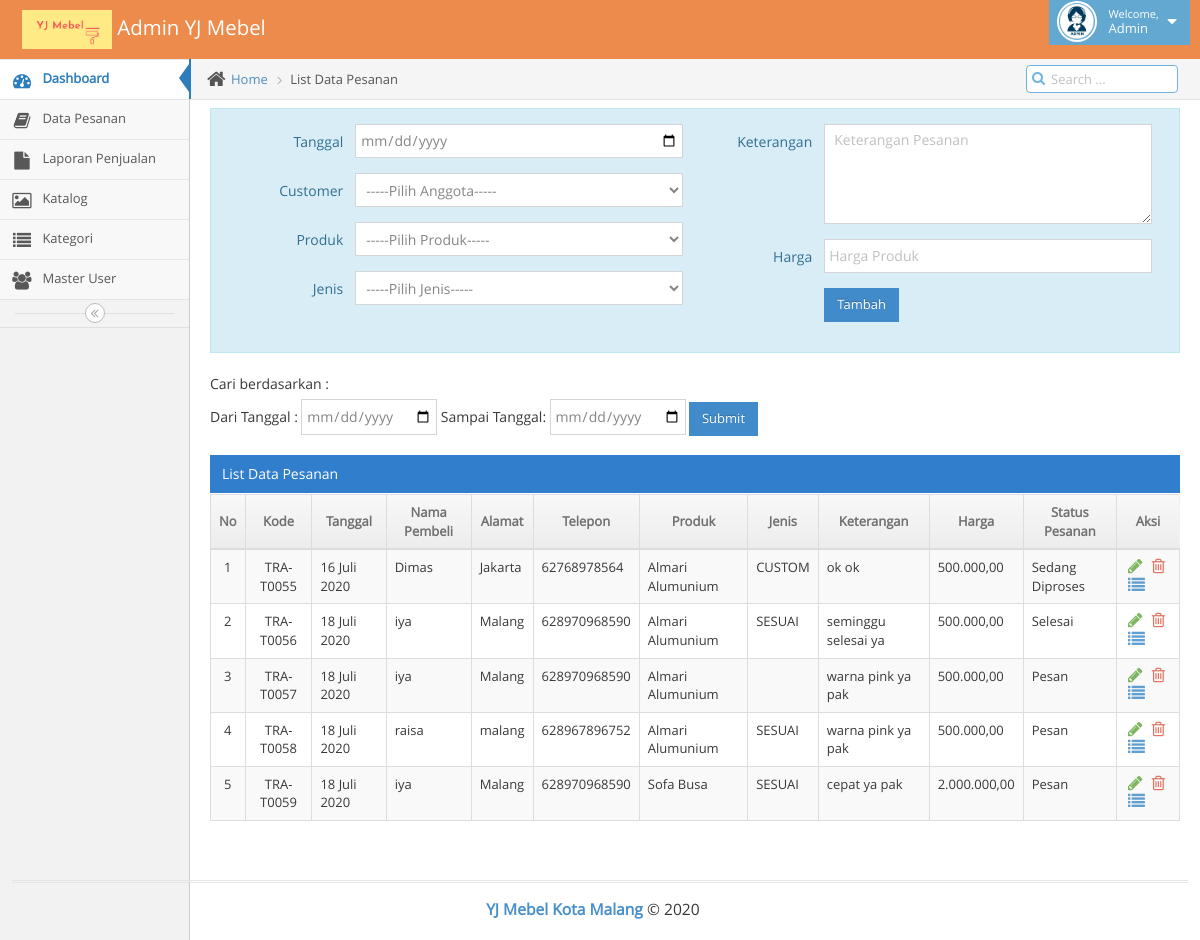
The page /admin_mebel/h_admin/index.php?data_pesanan (signed in) on the database its author committed.
### tables this page shows
CREATE TABLE `transaksi_penjualan` (
  `id_penjualan` int(11) NOT NULL,
  `id_cust` int(11) NOT NULL,
  `id_barang` int(11) NOT NULL,
  `keterangan` text NOT NULL,
  `jenis` enum('SESUAI','CUSTOM') NOT NULL,
  `tgl_jual` date NOT NULL,
  `total_harga` varchar(15) NOT NULL,
  `status_pesanan` enum('Pesan','Sedang Diproses','Selesai','Dibatalkan') NOT NULL
);

CREATE TABLE `tb_customer` (
  `id_cust` int(11) NOT NULL,
  `username_cust` varchar(20) NOT NULL,
  `password_cust` varchar(50) NOT NULL,
  `nama` varchar(50) NOT NULL,
  `alamat` varchar(100) NOT NULL,
  `telepon` varchar(15) NOT NULL
);

CREATE TABLE `produk` (
  `id_barang` int(11) NOT NULL,
  `id_kategori` int(11) NOT NULL,
  `nama_barang` varchar(100) NOT NULL,
  `keterangan` text NOT NULL,
  `harga` varchar(15) NOT NULL,
  `gambar` varchar(50) NOT NULL
);

### admin_mebel/function.php (called while the page is built, shortened)
<?php
function tgl_indo($tanggal){
    $bulan = array (
        1 => 'Januari',
        2 => 'Februari',
        3 => 'Maret',
        4 => 'April',
        5 => 'Mei',
        6 => 'Juni',
        7 => 'Juli',
        8 => 'Agustus',
        9 => 'September',
        10 => 'Oktober',
        11 => 'November',
        12 => 'Desember'
    );
    $pecahkan = explode('-', $tanggal);
    return $pecahkan[2] . ' ' . $bulan[ (int)$pecahkan[1] ] . ' ' . $pecahkan[0];
}
function setKode($no, $pre = 'TRA'){
	$l = "ABCDEFGHIJKLMNOPQRSTUVWXYZ7890123456";
	return $pre."-".$l[intval(date('d'))].str_pad($no, 4, "0", STR_PAD_LEFT);
}

### admin_mebel/h_admin/data_pesanan.php (the view, shortened to what this page needs)
<?php
include "../k.php";
?>
<div class="main-content">
	<div class="main-content-inner">
		<div class="breadcrumbs ace-save-state" id="breadcrumbs">
			<ul class="breadcrumb">
				<li>
					<i class="ace-icon fa fa-home home-icon"></i>
					<a href="index.php?dashboard">Home</a>
				</li>
				<li class="active">List Data Pesanan</li>
			</ul>
			<div class="nav-search" id="nav-search">
				<form class="form-search">
					<span class="input-icon">
						<input type="text" placeholder="Search ..." class="nav-search-input" id="nav-search-input" autocomplete="off" />
						<i class="ace-icon fa fa-search nav-search-icon"></i>
					</span>
				</form>
			</div>
		</div>
		<div class="page-content">
		<div class="col-sm-15 alert alert-info">
			<div class="row">
				<div class="col-md-12 col-md-12 col-xs-12">
					<form name="form1" class="form-horizontal" role="form" action="" method="post" enctype="multipart/form-data">
					<div class="col-md-6">
						<div class="form-group">
							<label class="col-md-3 control-label no-padding-right" for="form-field-1-1"> Tanggal </label>
							<div class="col-md-9">
								<input required type="date" name="tgl_jual" class="form-control" id="form-field-1-1" />
							</div>
						</div>
						<div class="form-group">
							<label class="col-md-3 control-label no-padding-right" for="form-field-1-1"> Customer </label>
							<div class="col-md-9">
								<select required name="nama" class="chosen-select col-xs-12 col-sm-12 form-control">
									<option value="">-----Pilih Anggota-----</option>
								</select>
							</div>
						</div>
						<div class="form-group">
							<label class="col-md-3 control-label no-padding-right" for="form-field-1-1"> Produk </label>
							<div class="col-md-9">
								<select required name="produk" class="chosen-select col-xs-12 col-sm-12 form-control">
									<option value="">-----Pilih Produk-----</option>
								</select>
							</div>
						</div>
						<div class="form-group">
							<label class="col-md-3 control-label no-padding-right" for="form-field-1-1"> Jenis </label>
							<div class="col-md-9">
								<select required name="jenis" class="chosen-select col-xs-12 col-sm-12 form-control">
									<option value="">-----Pilih Jenis-----</option>
								</select>
							</div>
						</div>
					</div>
					<div class="col-md-6">
						<div class="form-group">
							<label class="col-md-3 control-label no-padding-right" for="form-field-1-1"> Keterangan </label>
							<div class="col-md-9">
								<textarea required class="form-control" id="form-field-8" name="keterangan" placeholder="Keterangan Pesanan" style="height:100px"></textarea>
							</div>
						</div>
						<div class="form-group">
							<label class="col-md-3 control-label no-padding-right" for="form-field-1-1"> Harga </label>
							<div class="col-md-9">
								<input required type="number" class="form-control" id="form-field-8" name="total_harga" placeholder="Harga Produk">
							</div>
						</div>
						<div class="form-group">
							<label class="col-md-3 control-label no-padding-right" for="form-field-1-1"></label>
							<div class="col-md-9">
								<button type="submit" name="kirim" class="btn btn-sm btn-primary">Tambah</button>
							</div>
						</div>
					</div>
					</form>
				</div>
			</div>
		</div>
		<form method="post">
			<label>Cari berdasarkan :</label>
			<br>
			<label>Dari Tanggal : </label>
			<input type="date" name="tanggal1">
			<label>Sampai Tanggal: </label>
			<input type="date" name="tanggal2">
			<input type="submit" name="tanggal" value"FILTER" class="btn btn-sm btn-primary">
		</form>
		<br>
		<div class="row">
			<div class="col-xs-12">
				<div class="table-header">List Data Pesanan</div>
					<div class="table-responsive">
						<table id="dynamic-table" class="table table-striped table-bordered table-hover">
							<thead>
								<tr>
									<th style="text-align: center;">No</th>
									<th style="text-align: center;">Kode</th>
									<th style="text-align: center;">Tanggal</th>
									<th style="text-align: center;">Nama Pembeli</th>
									<th style="text-align: center;">Alamat</th>
									<th style="text-align: center;">Telepon</th>
									<th style="text-align: center;">Produk</th>
									<th style="text-align: center;">Jenis</th>
									<th style="text-align: center;">Keterangan</th>
									<th style="text-align: center;">Harga</th>
									<th style="text-align: center;">Status Pesanan</th>
									<th style="text-align: center;">Aksi</th>
								</tr>
							</thead>
							<tbody>
								<?php
								$query = "SELECT c.nama, p.id_barang, c.alamat, c.id_cust, c.telepon, p.keterangan, p.tgl_jual,p.jenis, p.status_pesanan , p.total_harga, p.id_penjualan, r.nama_barang
										  FROM transaksi_penjualan as p, tb_customer as c, produk as r
									 	  WHERE p.id_cust = c.id_cust AND r.id_barang=p.id_barang";
								$sql = mysqli_query($connect, $query);
								$no = 1;
								if(isset($_POST['tanggal'])){
									$tgl1 = $_POST['tanggal1'];
									$tgl2 = $_POST['tanggal2'];
									$sql = mysqli_query($connect, "select c.nama, p.id_barang, c.alamat, c.id_cust, c.telepon, p.keterangan, p.tgl_jual, p.jenis, p.status_pesanan, p.total_harga, p.id_penjualan, r.nama_barang
									 from transaksi_penjualan as p, tb_customer as c, produk as r
									 where p.id_cust = c.id_cust AND r.id_barang = p.id_barang AND p.tgl_jual BETWEEN '$tgl1' AND '$tgl2'");
								} else {
									$sql = mysqli_query($connect, "select c.nama, p.id_barang, c.alamat, c.id_cust, c.telepon, p.keterangan, p.tgl_jual, p.jenis, p.status_pesanan, p.total_harga, p.id_penjualan, r.nama_barang
									from transaksi_penjualan as p, tb_customer as c, produk as r
									where p.id_cust = c.id_cust AND r.id_barang = p.id_barang");
								}
								while ($data = mysqli_fetch_array($sql)) {
									$code = setKode($data['id_penjualan'], 'TRA');
								?>
									<tr>
										<td class="center"><?php echo $no; ?></td>
										<td class="center"><?php echo $code; ?></td>
										<td><?php echo tgl_indo($data['tgl_jual']); ?></td>
										<td><?php echo $data['nama']; ?></td>
										<td><?php echo $data['alamat']; ?></td>
										<td><?php echo $data['telepon']; ?></td>
										<td><?php echo $data['nama_barang']; ?></td>
										<td><?php echo $data['jenis']; ?></td>
										<td><?php echo $data['keterangan']; ?></td>
										<td><?php echo number_format($data["total_harga"], 2, ',', '.'); ?></td>
										<td><?php echo $data['status_pesanan']; ?></td>
										<td><?php if ($data['id_penjualan'] != null) { ?>
												<div class=" action-buttons">
													<a href="#modal-edit<?php echo $data['id_penjualan']; ?>" role="button" class="green" data-toggle="modal"><i class="ace-icon fa fa-pencil bigger-130"></i></a>
													<a class="red" href="#modal-delete<?php echo $data['id_penjualan']; ?>" role="button" data-toggle="modal"><i class="ace-icon fa fa-trash-o bigger-130"></i></a>
													<a href="index.php?transaksi_pembayaran&id=<?php echo $data['id_penjualan']; ?>" role="button" class="blue" data-toggle="modal"><i class="ace-icon fa fa-list bigger-130"></i></a>
												</div>
											<?php } ?>
										</td>
									</tr>
					<?php $no++;
									} ?>
					</tbody>
					</table>
					</div>
				</div>
			</div>
		</div>
		</div>
		</div>
</div>
</body>
</html>

### admin_mebel/assets/css/custom.css (style rules this page uses)
.form-group { overflow: hidden; }

### rows shown on the page
transaksi_penjualan: id_penjualan "TRA-T0055", tgl_jual "16 Juli 2020", id_cust.nama "Dimas", id_cust.alamat "Jakarta", id_cust.telepon "62768978564", id_barang.nama_barang "Almari Alumunium", jenis "CUSTOM", keterangan "ok ok", total_harga "500.000,00", status_pesanan "Sedang Diproses"
transaksi_penjualan: id_penjualan "TRA-T0056", tgl_jual "18 Juli 2020", id_cust.nama "iya", id_cust.alamat "Malang", id_cust.telepon "628970968590", id_barang.nama_barang "Almari Alumunium", jenis "SESUAI", keterangan "seminggu selesai ya", total_harga "500.000,00", status_pesanan "Selesai"
transaksi_penjualan: id_penjualan "TRA-T0057", tgl_jual "18 Juli 2020", id_cust.nama "iya", id_cust.alamat "Malang", id_cust.telepon "628970968590", id_barang.nama_barang "Almari Alumunium", keterangan "warna pink ya pak", total_harga "500.000,00", status_pesanan "Pesan"
transaksi_penjualan: id_penjualan "TRA-T0058", tgl_jual "18 Juli 2020", id_cust.nama "raisa", id_cust.alamat "malang", id_cust.telepon "628967896752", id_barang.nama_barang "Almari Alumunium", jenis "SESUAI", keterangan "warna pink ya pak", total_harga "500.000,00", status_pesanan "Pesan"
transaksi_penjualan: id_penjualan "TRA-T0059", tgl_jual "18 Juli 2020", id_cust.nama "iya", id_cust.alamat "Malang", id_cust.telepon "628970968590", id_barang.nama_barang "Sofa Busa", jenis "SESUAI", keterangan "cepat ya pak", total_harga "2.000.000,00", status_pesanan "Pesan"
